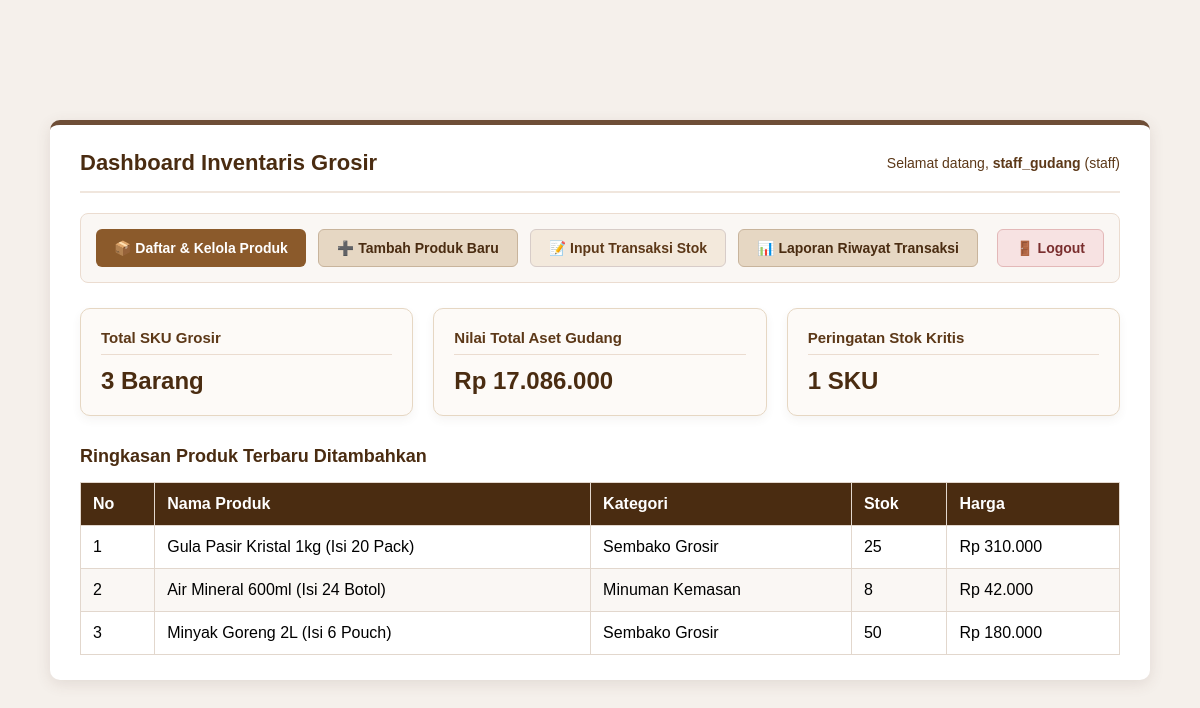
The app's page /dashboard.php (signed in) with its own data.
### tables this page shows
CREATE TABLE products (
    id INT PRIMARY KEY AUTO_INCREMENT,
    category_id INT NOT NULL,
    sku VARCHAR(50) NOT NULL UNIQUE,
    name VARCHAR(150) NOT NULL,
    unit_type VARCHAR(30) NOT NULL DEFAULT 'Karton',  
    price_per_unit DECIMAL(12,2) NOT NULL DEFAULT 0,  
    min_order_qty INT NOT NULL DEFAULT 1,             
    stock INT NOT NULL DEFAULT 0,                     
    minimum_stock INT NOT NULL DEFAULT 10,            
    FOREIGN KEY (category_id) REFERENCES categories(id) ON UPDATE CASCADE ON DELETE RESTRICT
);

CREATE TABLE categories (
    id INT PRIMARY KEY AUTO_INCREMENT,
    name VARCHAR(100) NOT NULL
);

### escape.php (called while the page is built)
<?php
function e($string) {
    return htmlspecialchars($string ?? '', ENT_QUOTES, 'UTF-8');
}

### dashboard.php (the view, shortened to what this page needs)
<?php
require_once __DIR__ . '/../config/database.php';
require_once __DIR__ . '/../helpers/escape.php';
$stmtTotal = $pdo->query("SELECT COUNT(*) AS total_sku FROM products");
$totalSku = $stmtTotal->fetch()['total_sku'] ?? 0;
$stmtAll = $pdo->query("SELECT * FROM products");
$allProducts = $stmtAll->fetchAll();
$totalAset = 0;
foreach ($allProducts as $p) {
    $stok = $p['stock'] ?? 0;
    $harga = $p['price_per_unit'] ?? $p['unit_price'] ?? $p['harga'] ?? $p['price'] ?? 0;
    $totalAset += ($stok * $harga);
}
$stmtKritis = $pdo->query("SELECT COUNT(*) AS total_kritis FROM products WHERE stock <= 10");
$totalKritis = $stmtKritis->fetch()['total_kritis'] ?? 0;
try {
    $stmtRecent = $pdo->query("
        SELECT p.*, c.name AS category_name
        FROM products p
        LEFT JOIN categories c ON p.category_id = c.id
        ORDER BY p.id DESC LIMIT 5
    ");
    $recentProducts = $stmtRecent->fetchAll();
} catch (Exception $e) {
    $stmtRecent = $pdo->query("SELECT * FROM products ORDER BY id DESC LIMIT 5");
    $recentProducts = $stmtRecent->fetchAll();
}
?>
<!DOCTYPE html>
<html lang="id">
<head>
</head>
<body>
<div class="container">
    <div class="navbar">
        <h1>Dashboard Inventaris Grosir</h1>
        <div class="user-info">
            Selamat datang, <strong><?= htmlspecialchars($_SESSION['username'] ?? 'User') ?></strong> (<?= htmlspecialchars($_SESSION['role'] ?? 'Staff') ?>)
        </div>
    </div>
    <div class="nav-buttons">
        <a href="products.php" class="btn btn-brown">📦 Daftar & Kelola Produk</a>
        <a href="product_form.php" class="btn btn-cream">➕ Tambah Produk Baru</a>
        <a href="stock_transaction.php" class="btn btn-light">📝 Input Transaksi Stok</a>
        <a href="transaction_history.php" class="btn btn-cream">📊 Laporan Riwayat Transaksi</a>
        <a href="logout.php" class="btn btn-danger" onclick="return confirm('Apakah Anda yakin ingin keluar?')">🚪 Logout</a>
    </div>
    <div class="card-grid">
        <div class="card">
            <h3>Total SKU Grosir</h3>
            <div class="value"><?= number_format($totalSku) ?> Barang</div>
        </div>
        <div class="card">
            <h3>Nilai Total Aset Gudang</h3>
            <div class="value">Rp <?= number_format($totalAset, 0, ',', '.') ?></div>
        </div>
        <div class="card">
            <h3>Peringatan Stok Kritis</h3>
            <div class="value"><?= number_format($totalKritis) ?> SKU</div>
        </div>
    </div>
    <h3 class="section-title">Ringkasan Produk Terbaru Ditambahkan</h3>
    <table>
        <thead>
            <tr>
                <th>No</th>
                <th>Nama Produk</th>
                <th>Kategori</th>
                <th>Stok</th>
                <th>Harga</th>
            </tr>
        </thead>
        <tbody>
            <?php if (count($recentProducts) > 0): ?>
                <?php foreach ($recentProducts as $index => $item):
                    $harga = $item['price_per_unit'] ?? $item['unit_price'] ?? $item['harga'] ?? $item['price'] ?? 0;
                    $kategori = '-';
                    if (!empty($item['category_name'])) {
                        $kategori = $item['category_name'];
                    } elseif (!empty($item['category'])) {
                        $kategori = $item['category'];
                    } elseif (!empty($item['kategori'])) {
                        $kategori = $item['kategori'];
                    }
                ?>
                    <tr>
                        <td><?= $index + 1 ?></td>
                        <td><?= e($item['name'] ?? '-') ?></td>
                        <td><?= e($kategori) ?></td>
                        <td><?= e($item['stock'] ?? 0) ?></td>
                        <td>Rp <?= number_format($harga, 0, ',', '.') ?></td>
                    </tr>
                <?php endforeach; ?>
            <?php else: ?>
                <tr>
                    <td colspan="5" style="text-align: center;">Belum ada data produk.</td>
                </tr>
            <?php endif; ?>
        </tbody>
    </table>
</div>
</body>
</html>

### dashboard.php (style rules this page uses)
* { box-sizing: border-box; }
body { font-family: Arial, sans-serif; background-color: #f5f0eb; margin: 0; padding: 20px; min-height: 100vh; display: flex; justify-content: center; align-items: center; }
.container { width: 100%; max-width: 1100px; background: #ffffff; padding: 25px 30px; border-radius: 10px; box-shadow: 0 4px 15px rgba(92, 61, 46, 0.12); border-top: 5px solid #6f4e37; }
.navbar { display: flex; justify-content: space-between; align-items: center; margin-bottom: 20px; padding-bottom: 15px; border-bottom: 2px solid #f0e6dd; }
.navbar h1 { color: #4a2c11; margin: 0; font-size: 22px; }
.user-info { font-size: 14px; color: #5c3818; }
.nav-buttons { display: flex; flex-wrap: wrap; gap: 12px; margin-bottom: 25px; background-color: #faf7f4; padding: 15px; border-radius: 8px; border: 1px solid #ebdcd0; }
.btn { padding: 10px 18px; border: none; border-radius: 6px; cursor: pointer; text-decoration: none; font-size: 14px; font-weight: bold; display: inline-flex; align-items: center; gap: 6px; transition: all 0.2s; }
.btn-brown { background-color: #8b5a2b; color: white; }
.btn-cream { background-color: #e6d7c3; color: #4a2c11; border: 1px solid #c8b49c; }
.btn-light { background-color: #f3e9dc; color: #5c3818; border: 1px solid #d7ccc8; }
.btn-danger { background-color: #f7e2e2; color: #7a2e2e; border: 1px solid #e3b8b8; margin-left: auto; }
.card-grid { display: flex; gap: 20px; margin-bottom: 30px; }
.card { flex: 1; background-color: #fdfaf7; border: 1px solid #e6d7c3; border-radius: 10px; padding: 20px; box-shadow: 0 4px 10px rgba(92, 61, 46, 0.06); transition: transform 0.2s; }
.card h3 { margin-top: 0; margin-bottom: 12px; color: #5c3818; font-size: 15px; font-weight: 600; border-bottom: 1px solid #ebdcd0; padding-bottom: 8px; }
.card .value { font-size: 24px; font-weight: bold; color: #4a2c11; margin: 0; }
.section-title { color: #4a2c11; margin-top: 0; margin-bottom: 15px; font-size: 18px; }
table { width: 100%; border-collapse: collapse; margin-top: 10px; }
table th, table td { border: 1px solid #e2d7cd; padding: 12px; text-align: left; }
table th { background-color: #4a2c11; color: white; font-weight: 600; }
table tr:nth-child(even) { background-color: #faf7f4; }

### records on screen
products: name "Gula Pasir Kristal 1kg (Isi 20 Pack)", category.name "Sembako Grosir", stock "25", price_per_unit "310.000"
products: name "Air Mineral 600ml (Isi 24 Botol)", category.name "Minuman Kemasan", stock "8", price_per_unit "42.000"
products: name "Minyak Goreng 2L (Isi 6 Pouch)", category.name "Sembako Grosir", stock "50", price_per_unit "180.000"

### other values on screen
$_SESSION['username'] "staff_gudang"
$_SESSION['role'] "staff"
$totalSku "3"
$totalAset "17.086.000"
$totalKritis "1"
